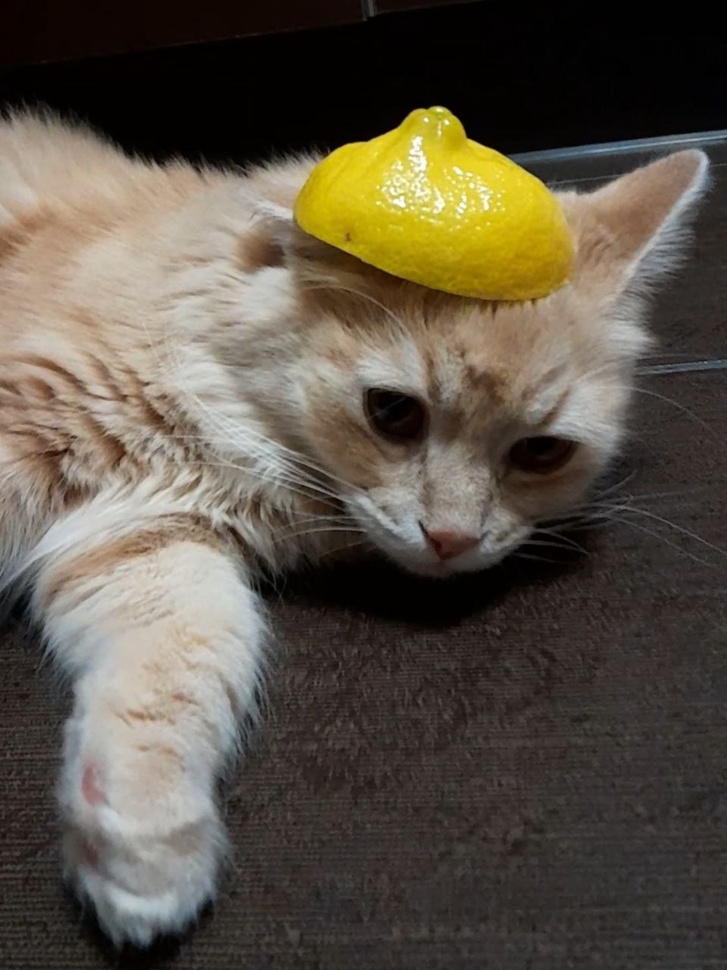
#> input picture img/img.jpeg, 727 x 970 px, shrunk from 960 x 1280 before the run, given in place of the camera
$ python chernovik.py
#> lines starting #> are read from the running program, lines starting #| are printed output that depends on the picture; after the words box and inside, x2 and y2 are one past the last pixel; in counts of white or black regions, pixels touching at a corner belong together
import cv2
import numpy as np


# [66 lines left out: functions task1, task2, task3, not called in this run]


def task4():
    cap = cv2.VideoCapture(0)

    while True:
        ret, frame = cap.read()
#> frame is the input picture: shape (970, 727, 3); mean B, G, R 70.7, 83.4, 91.4
        hsv = cv2.cvtColor(frame, cv2.COLOR_BGR2HSV)
#> hsv: shape (970, 727, 3); mean H, S, V 26.5, 78.1, 92

        lower_red = np.array([0, 100, 100])
        upper_red = np.array([10, 255, 255])
        mask = cv2.inRange(hsv, lower_red, upper_red)
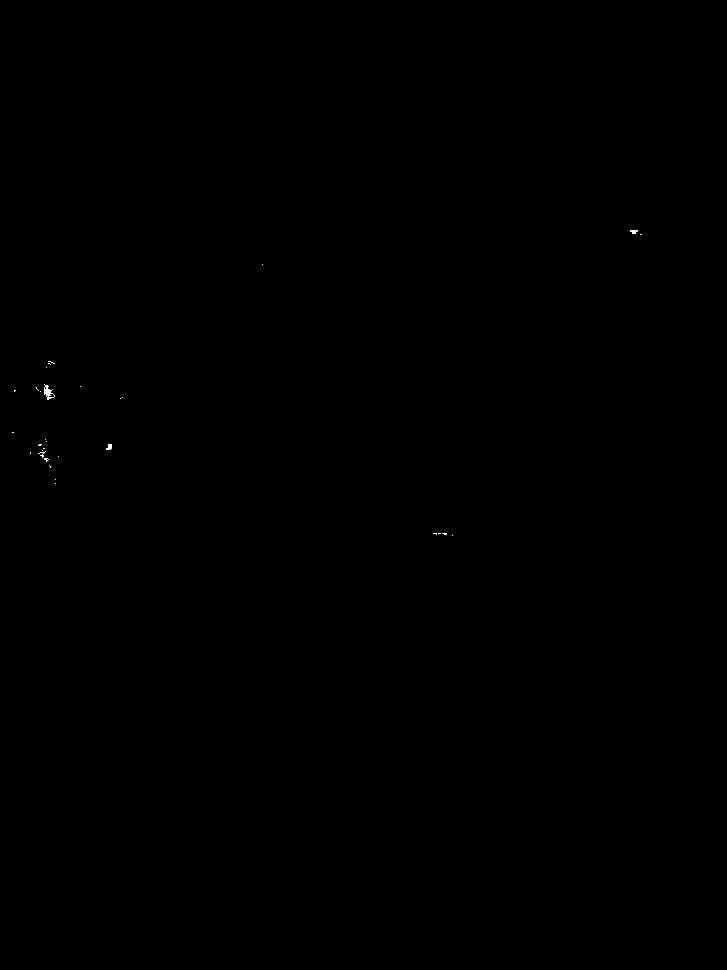
#> mask: shape (970, 727); 0.03% white in thin lines or dots, all inside (x1, y1, x2, y2) = (12, 230, 642, 536)

        moments = cv2.moments(mask)
#> moments = moments, m00 56610, centre m10/m00, m01/m00 = (153.9, 402.2)
        area = moments['m00']
#> area = 56610
        print("Area: ", area)
#| Area:  56610.0

        if area > 0:
            width = height = int(np.sqrt(area))
#> width = 237; height = 237
            c_x = int(moments["m10"] / moments["m00"])
#> c_x = 153
            c_y = int(moments["m01"] / moments["m00"])
#> c_y = 402
            cv2.rectangle(frame,
                          (c_x - (width // 8), c_y - (height // 8)),
                          (c_x + (width // 8), c_y + (height // 8)),
                          (0, 0, 0), 2)
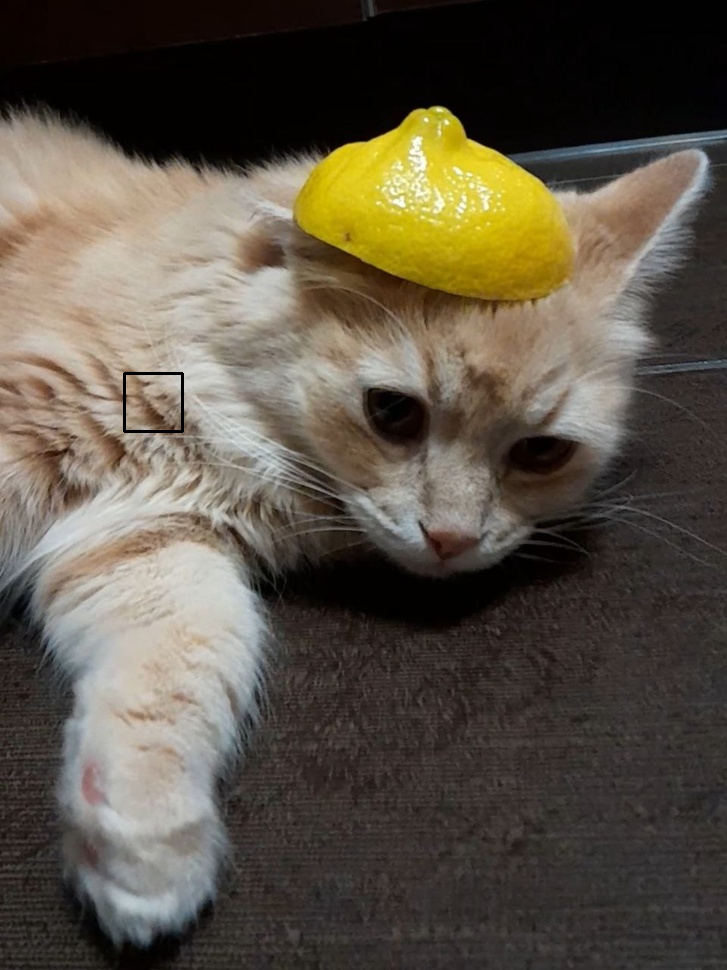
#> frame: shape (970, 727, 3); 0.1% of pixels changed, all inside (x1, y1, x2, y2) = (123, 372, 184, 433)

        cv2.imshow('Rectanle_frame', frame)

        if cv2.waitKey(1) & 0xFF == ord('q'):
#> (key q is pressed here)
            break

    cap.release()
    cv2.destroyAllWindows()


# task1()
# task2()
# task3()
task4()
